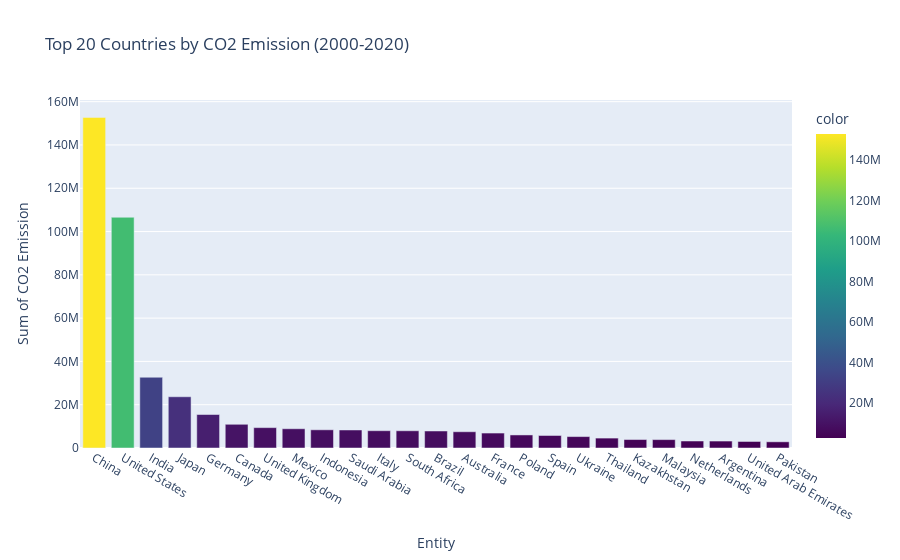

Here is the notebook cell this chart was saved with:
### Code cell
import pandas as pd
import plotly.express as px

# Filter the DataFrame for the years 2000-2020
df_filtered = df[(df['Year'] >= 2000) & (df['Year'] <= 2020)]

# Sum the GDP by country
co2_sum_by_country = df_filtered.groupby('Entity')['Value_co2_emissions_kt_by_country'].sum()

# Sort the series to find the top 20 countries
top_countries = co2_sum_by_country.sort_values(ascending=False).head(25)

# Create the bar chart using Plotly Express
fig = px.bar(top_countries, x=top_countries.index, y=top_countries.values,
             title="Top 20 Countries by CO2 Emission (2000-2020)",
             labels={'x': 'Country', 'y': 'Sum of CO2 Emission'},
             color=top_countries.values,
             color_continuous_scale=px.colors.sequential.Viridis)

# Show the plot
fig.show()

### Figure 1 — Plotly figure (JSON) as saved in the notebook; plotly's stock layout.template omitted (floating-point values rounded to 4 significant figures)
{"data": [{"alignmentgroup": "True", "hovertemplate": "Entity=%{x}<br>Sum of CO2 Emission=%{y}<br>color=%{marker.color}<extra></extra>", "legendgroup": "", "marker": {"color": [152700000.0, 106600000.0, 32680000.0, 23670000.0, 15470000.0, 10950000.0, 9412000.0, 8892000.0, 8407000.0, 8325000.0, 7988000.0, 7961000.0, 7860000.0, 7511000.0, 6909000.0, 6031000.0, 5778000.0, 5269000.0, 4579000.0, 3907000.0, 3876000.0, 3225000.0, 3209000.0, 3010000.0, 2861000.0], "coloraxis": "coloraxis", "pattern": {"shape": ""}}, "name": "", "offsetgroup": "", "orientation": "v", "showlegend": false, "textposition": "auto", "type": "bar", "x": ["China", "United States", "India", "Japan", "Germany", "Canada", "United Kingdom", "Mexico", "Indonesia", "Saudi Arabia", "Italy", "South Africa", "Brazil", "Australia", "France", "Poland", "Spain", "Ukraine", "Thailand", "Kazakhstan", "Malaysia", "Netherlands", "Argentina", "United Arab Emirates", "Pakistan"], "xaxis": "x", "y": [152700000.0, 106600000.0, 32680000.0, 23670000.0, 15470000.0, 10950000.0, 9412000.0, 8892000.0, 8407000.0, 8325000.0, 7988000.0, 7961000.0, 7860000.0, 7511000.0, 6909000.0, 6031000.0, 5778000.0, 5269000.0, 4579000.0, 3907000.0, 3876000.0, 3225000.0, 3209000.0, 3010000.0, 2861000.0], "yaxis": "y"}], "layout": {"barmode": "relative", "coloraxis": {"colorbar": {"title": {"text": "color"}}, "colorscale": [[0, "#440154"], [0.1111, "#482878"], [0.2222, "#3e4989"], [0.3333, "#31688e"], [0.4444, "#26828e"], [0.5556, "#1f9e89"], [0.6667, "#35b779"], [0.7778, "#6ece58"], [0.8889, "#b5de2b"], [1, "#fde725"]]}, "legend": {"tracegroupgap": 0}, "title": {"text": "Top 20 Countries by CO2 Emission (2000-2020)"}, "xaxis": {"anchor": "y", "domain": [0, 1], "title": {"text": "Entity"}}, "yaxis": {"anchor": "x", "domain": [0, 1], "title": {"text": "Sum of CO2 Emission"}}}}
